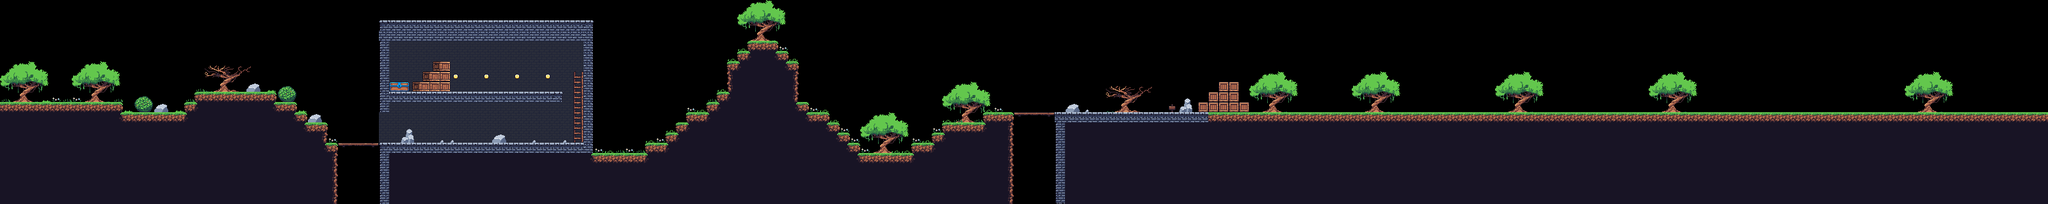

This is a level from a 2D game, rendered from its Tiled map with the project's own tilesets. A one-line summary and the map file follow, with tile-layer data summarised:
An orthogonal 200x20 tile map with 16x16 px tiles, 2 tile layers (Background, Tile Layer 1).

<map version="1.4" tiledversion="1.4.3" orientation="orthogonal" renderorder="right-down" width="200" height="20" tilewidth="16" tileheight="16" infinite="0" nextlayerid="3" nextobjectid="1">
 <tileset firstgid="1" source="../tileset/DirtBrick_Assets_V5.tsx" />
 <layer id="2" name="Background" width="200" height="20">
  <data>[4000 cells, 340 non-empty, 46 distinct tile ids]</data>
 </layer>
 <layer id="1" name="Tile Layer 1" width="200" height="20">
  <data>[4000 cells, 1943 non-empty, 74 distinct tile ids]</data>
 </layer>
</map>